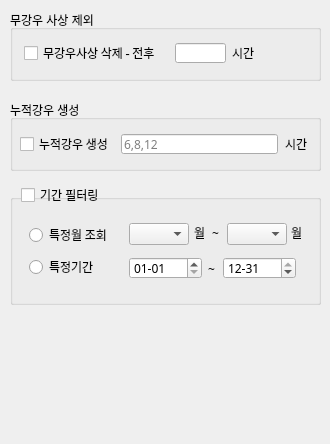
     <widget class="QWidget" name="tb_set_option">
      <property name="geometry">
       <rect>
        <x>0</x>
        <y>0</y>
        <width>330</width>
        <height>444</height>
       </rect>
      </property>
      <attribute name="label">
       <string>옵션 : 데이터 전처리</string>
      </attribute>
      <widget class="QGroupBox" name="groupBox_13">
       <property name="geometry">
        <rect>
         <x>10</x>
         <y>10</y>
         <width>311</width>
         <height>71</height>
        </rect>
       </property>
       <property name="title">
        <string>무강우 사상 제외</string>
       </property>
       <widget class="QCheckBox" name="ckb_ds_preProcessing_noRain">
        <property name="geometry">
         <rect>
          <x>14</x>
          <y>33</y>
          <width>151</width>
          <height>20</height>
         </rect>
        </property>
        <property name="font">
         <font>
          <family>굴림</family>
          <pointsize>9</pointsize>
          <weight>50</weight>
          <bold>false</bold>
         </font>
        </property>
        <property name="text">
         <string>무강우사상 삭제 - 전후</string>
        </property>
       </widget>
       <widget class="QLineEdit" name="txtBox_ds_preProcessing_noRain">
        <property name="geometry">
         <rect>
          <x>165</x>
          <y>33</y>
          <width>51</width>
          <height>20</height>
         </rect>
        </property>
        <property name="font">
         <font>
          <family>굴림</family>
          <pointsize>9</pointsize>
          <weight>50</weight>
          <bold>false</bold>
         </font>
        </property>
        <property name="alignment">
         <set>Qt::AlignCenter</set>
        </property>
       </widget>
       <widget class="QLabel" name="lbl_ds_preProcessing_noRain">
        <property name="geometry">
         <rect>
          <x>222</x>
          <y>37</y>
          <width>30</width>
          <height>12</height>
         </rect>
        </property>
        <property name="font">
         <font>
          <family>굴림</family>
          <pointsize>9</pointsize>
          <weight>50</weight>
          <bold>false</bold>
         </font>
        </property>
        <property name="text">
         <string>시간</string>
        </property>
       </widget>
      </widget>
      <widget class="QGroupBox" name="groupBox_20">
       <property name="geometry">
        <rect>
         <x>10</x>
         <y>100</y>
         <width>311</width>
         <height>71</height>
        </rect>
       </property>
       <property name="title">
        <string>누적강우 생성</string>
       </property>
       <widget class="QCheckBox" name="sp_ds_preProcessing_noRainVal">
        <property name="geometry">
         <rect>
          <x>10</x>
          <y>36</y>
          <width>94</width>
          <height>16</height>
         </rect>
        </property>
        <property name="font">
         <font>
          <family>굴림</family>
          <pointsize>9</pointsize>
          <weight>50</weight>
          <bold>false</bold>
         </font>
        </property>
        <property name="text">
         <string>누적강우 생성</string>
        </property>
       </widget>
       <widget class="QLineEdit" name="txtBox_ds_preProcessing_accRainHour">
        <property name="geometry">
         <rect>
          <x>111</x>
          <y>34</y>
          <width>157</width>
          <height>20</height>
         </rect>
        </property>
        <property name="font">
         <font>
          <family>굴림</family>
          <pointsize>9</pointsize>
          <weight>50</weight>
          <bold>false</bold>
         </font>
        </property>
        <property name="placeholderText">
         <string>6,8,12</string>
        </property>
       </widget>
       <widget class="QLabel" name="label_91">
        <property name="geometry">
         <rect>
          <x>275</x>
          <y>36</y>
          <width>27</width>
          <height>16</height>
         </rect>
        </property>
        <property name="font">
         <font>
          <family>굴림</family>
          <pointsize>9</pointsize>
          <weight>50</weight>
          <bold>false</bold>
         </font>
        </property>
        <property name="text">
         <string>시간</string>
        </property>
       </widget>
      </widget>
      <widget class="QGroupBox" name="groupBox_23">
       <property name="geometry">
        <rect>
         <x>10</x>
         <y>194</y>
         <width>311</width>
         <height>111</height>
        </rect>
       </property>
       <property name="title">
        <string/>
       </property>
       <widget class="QLabel" name="label_102">
        <property name="geometry">
         <rect>
          <x>281</x>
          <y>31</y>
          <width>14</width>
          <height>16</height>
         </rect>
        </property>
        <property name="font">
         <font>
          <family>굴림</family>
          <pointsize>9</pointsize>
          <weight>50</weight>
          <bold>false</bold>
         </font>
        </property>
        <property name="text">
         <string>월</string>
        </property>
       </widget>
       <widget class="QLabel" name="label_103">
        <property name="geometry">
         <rect>
          <x>184</x>
          <y>31</y>
          <width>14</width>
          <height>16</height>
         </rect>
        </property>
        <property name="font">
         <font>
          <family>굴림</family>
          <pointsize>9</pointsize>
          <weight>50</weight>
          <bold>false</bold>
         </font>
        </property>
        <property name="text">
         <string>월</string>
        </property>
       </widget>
       <widget class="QComboBox" name="sp_ds_preProcessing_startMonth">
        <property name="geometry">
         <rect>
          <x>119</x>
          <y>29</y>
          <width>60</width>
          <height>22</height>
         </rect>
        </property>
        <property name="font">
         <font>
          <family>굴림</family>
          <pointsize>9</pointsize>
          <weight>50</weight>
          <bold>false</bold>
         </font>
        </property>
       </widget>
       <widget class="QComboBox" name="sp_ds_preProcessing_endMonth">
        <property name="geometry">
         <rect>
          <x>217</x>
          <y>29</y>
          <width>60</width>
          <height>22</height>
         </rect>
        </property>
        <property name="font">
         <font>
          <family>굴림</family>
          <pointsize>9</pointsize>
          <weight>50</weight>
          <bold>false</bold>
         </font>
        </property>
       </widget>
       <widget class="QLabel" name="label_105">
        <property name="geometry">
         <rect>
          <x>202</x>
          <y>31</y>
          <width>10</width>
          <height>16</height>
         </rect>
        </property>
        <property name="font">
         <font>
          <family>굴림</family>
          <pointsize>9</pointsize>
          <weight>50</weight>
          <bold>false</bold>
         </font>
        </property>
        <property name="text">
         <string>~</string>
        </property>
       </widget>
       <widget class="QRadioButton" name="rb_ds_preProcessing_month">
        <property name="geometry">
         <rect>
          <x>19</x>
          <y>33</y>
          <width>90</width>
          <height>16</height>
         </rect>
        </property>
        <property name="font">
         <font>
          <family>굴림</family>
          <pointsize>9</pointsize>
          <weight>50</weight>
          <bold>false</bold>
         </font>
        </property>
        <property name="text">
         <string>특정월 조회</string>
        </property>
       </widget>
       <widget class="QRadioButton" name="rb_ds_preProcessing_date">
        <property name="geometry">
         <rect>
          <x>19</x>
          <y>65</y>
          <width>90</width>
          <height>16</height>
         </rect>
        </property>
        <property name="font">
         <font>
          <family>굴림</family>
          <pointsize>9</pointsize>
          <weight>50</weight>
          <bold>false</bold>
         </font>
        </property>
        <property name="text">
         <string>특정기간</string>
        </property>
       </widget>
       <widget class="QDateTimeEdit" name="sp_ds_preProcessing_startDate">
        <property name="geometry">
         <rect>
          <x>119</x>
          <y>63</y>
          <width>73</width>
          <height>22</height>
         </rect>
        </property>
        <property name="font">
         <font>
          <family>굴림</family>
          <pointsize>9</pointsize>
          <weight>50</weight>
          <bold>false</bold>
         </font>
        </property>
        <property name="date">
         <date>
          <year>2016</year>
          <month>1</month>
          <day>1</day>
         </date>
        </property>
        <property name="time">
         <time>
          <hour>0</hour>
          <minute>0</minute>
          <second>0</second>
         </time>
        </property>
        <property name="displayFormat">
         <string>MM-dd</string>
        </property>
       </widget>
       <widget class="QDateTimeEdit" name="sp_ds_preProcessing_endDate">
        <property name="geometry">
         <rect>
          <x>213</x>
          <y>63</y>
          <width>73</width>
          <height>22</height>
         </rect>
        </property>
        <property name="font">
         <font>
          <family>굴림</family>
          <pointsize>9</pointsize>
          <weight>50</weight>
          <bold>false</bold>
         </font>
        </property>
        <property name="date">
         <date>
          <year>2016</year>
          <month>12</month>
          <day>31</day>
         </date>
        </property>
        <property name="time">
         <time>
          <hour>0</hour>
          <minute>0</minute>
          <second>0</second>
         </time>
        </property>
        <property name="displayFormat">
         <string>MM-dd</string>
        </property>
       </widget>
       <widget class="QLabel" name="label_125">
        <property name="geometry">
         <rect>
          <x>198</x>
          <y>67</y>
          <width>10</width>
          <height>16</height>
         </rect>
        </property>
        <property name="font">
         <font>
          <family>굴림</family>
          <pointsize>9</pointsize>
          <weight>50</weight>
          <bold>false</bold>
         </font>
        </property>
        <property name="text">
         <string>~</string>
        </property>
       </widget>
      </widget>
      <widget class="QCheckBox" name="ckb_ds_preProcessing_month">
       <property name="geometry">
        <rect>
         <x>21</x>
         <y>187</y>
         <width>91</width>
         <height>16</height>
        </rect>
       </property>
       <property name="text">
        <string>기간 필터링</string>
       </property>
      </widget>
     </widget>
